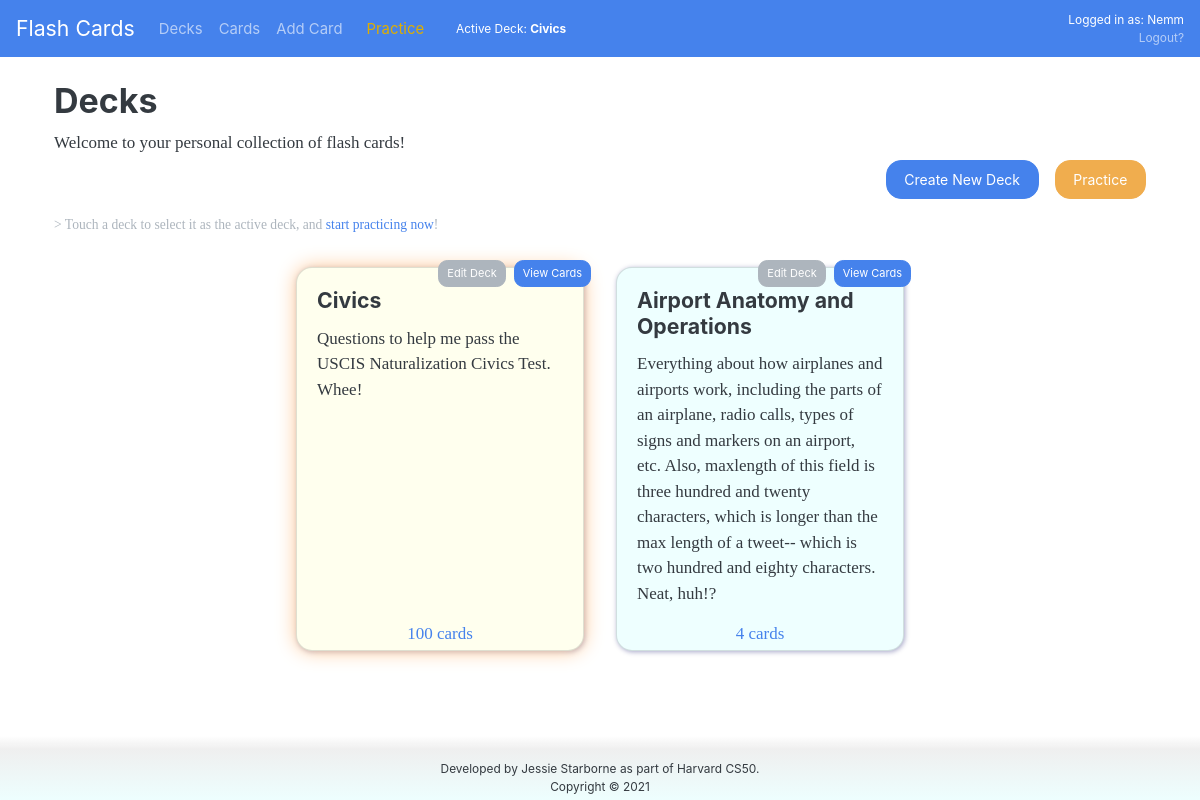
The app's page /decks (signed in) with its own data.
### tables this page shows
CREATE TABLE 'decks' ('id' integer PRIMARY KEY AUTOINCREMENT NOT NULL, 'user_id' integer, 'title' text, 'description'  text NOT NULL  );

### application.py (the view)
@app.route('/decks')
@login_required
def managedecks():
    current_deck = session.get("current_deck")
    show_practice = False
    decks = []
    result = db.execute("SELECT * FROM decks WHERE user_id=?", session.get("user_id"))
    for row in result:
        countrow = db.execute("SELECT COUNT(*) AS 'count' FROM cards WHERE deck_id = ?", row['id'])
        if countrow:
            row['count'] = countrow[0]['count']
        else:
            row['count'] = 0
        decks.append(row)
    if len(decks) and not current_deck:
        current_deck = swap_deck(db, decks[0]['id'])
    elif request.args.get('swap', type=int):
        current_deck = swap_deck(db, request.args.get('swap', type=int))
    if current_deck:
        for deck in decks:
            if deck['id'] == current_deck and deck['count'] > 0:
                show_practice = True
    return render_template('decks.html', current_deck=current_deck, decks=decks, show_practice=show_practice)

### application.py (called while the page is built)
@app.context_processor
def context_processor():
    return dict(username=session.get("username"), deckname=session.get("deckname"))

### functions.py (called while the page is built)
def login_required(f):
    @wraps(f)
    def decorated_function(*args, **kwargs):
        if session.get("user_id") is None:
            return redirect("/login")
        return f(*args, **kwargs)
    return decorated_function

### templates/decks.html (shortened to what this page needs)
{% extends "layout.html" %}
{% block main %}
    <h2>
        Decks
    </h2>
    <p class="mb-1">
        Welcome to your personal collection of flash cards!<br/>
    </p>
    <div class="text-right"><a href="/create" class="btn btn-primary">Create New Deck</a>{% if show_practice %}<a href="/practice" class="btn btn-warning ml-3">Practice</a>{% elif deckname %}<a href="/add" class="btn btn-warning ml-3">Add Cards</a>{% endif %}</div>
    {% if decks|length < 1 %}
        <p>
            You don't currently have any decks. <strong>Get started by <a href="/create">creating your first deck</a>!</strong>
        </p>
    {% else %}
        <p class="small text-secondary mt-3 info-nohover">&gt; Touch a deck to select it as the active deck, and <a href="/practice">start practicing now</a>!</p>
        <div class="d-flex justify-content-center flex-wrap">
        {% for deck in decks %}
            <div class="card deck {% if deck['id'] == current_deck%}deck-active{% endif %}" onclick="javascript: window.location.href='/decks?swap={{ deck['id'] }}'">
                <div class="position-absolute d-flex justify-content-right" style="top: -0.5rem; right: -0.5rem;">
                    <a href="/deckedit?id={{ deck['id'] }}" class="btn btn-sm btn-secondary ml-2">Edit Deck</a>
                    <a href="/cards" class="btn btn-sm btn-primary ml-2">View Cards</a>
                </div>
                <div class="card-body overflow-hidden">
                    <h5 class="card-title">{{ deck['title'] }}</h5>
                    <p class="card-text">{{ deck['description'] }}</p>
                </div>
                <div class="text-center mb-1"><p class="card-text text-primary">{{ deck['count'] }} cards</p></div>
            </div>
        {% endfor %}
        </div>
    {% endif %}
{% endblock %}

### templates/layout.html (shortened to what this page needs)
<!DOCTYPE html>
<html lang="en">
<head>
    <link href="/static/css/bootstrap.min.css" rel="stylesheet">
    <link href="/static/css/styles.css" rel="stylesheet">
</head>
<body>
    <nav class="navbar navbar-expand-lg navbar-dark bg-primary">
        <a class="navbar-brand" href="/">Flash Cards</a>
        <div class="collapse navbar-collapse" id="navbarMain">
            {% if username %}
            <ul class="navbar-nav">
                <li class="nav-item"><a class="nav-link" href="/decks">Decks</a></li>
                <li class="nav-item"><a class="nav-link" href="/cards">Cards</a></li>
                <li class="nav-item mr-2"><a class="nav-link" href="/add">Add Card</a></li>
                <li class="nav-item"><a class="nav-link nav-practice" href="/practice">Practice</a></li>
            </ul>
            <span class="nav-deck">Active Deck: <b>{{ deckname }}</b></span>
            <div class="text-login small text-right">
                Logged in as: {{ username }}<br/>
                <a class="logout-link" href="/logout">Logout?</a>
            </div>
            {% endif %}
        </div>
    </nav>
    <main class="container p-4">
        {% block main %}{% endblock %}
    </main>
    <footer class="text-center text-dark p-1 fixed-bottom bg-footer pt-4">
        <div class="small clear-both">Developed by Jessie Starborne as part of Harvard CS50.</div>
        <div class="small">Copyright &copy; 2021</div>
    </footer>
</body>
</html>

### static/css/styles.css (style rules this page uses)
html, body { height: 100%; }
.nav-deck { margin-right: auto; font-weight: 400; font-size: 80%; color: #fff; }
.nav-practice { color: #deae00 !important; }
.text-login { color: #fff; }
.logout-link { color: rgba(255,255,255,.6); }
.deck { box-shadow: 1px 1px 5px rgba(0,0,100,0.35); background-color: #eeffff; border-radius: 1rem; width: 18rem; margin: 1rem; height: 24rem; clear: none; float: left; cursor: pointer; }
.deck-active { background-color: #ffffee; box-shadow: 0 0 20px rgb(255,200,150), 1px 1px 5px rgba(0,0,100,0.35); }
.info-nohover { display: block; }
.card-text { white-space: pre-wrap; }
::placeholder { color: #bbb; }
.bg-footer { background: transparent; background-image: -webkit-linear-gradient(bottom, #eeffff 0%, rgba(235,235,235,0.80) 80%, rgba(255,255,255,0) 100%); background-image: -moz-linear-gradient(bottom, #eeffff 0%, rgba(235,235,235,0.80) 80%, rgba(255,255,255,0) 100%); background-image: -o-linear-gradient(bottom, #eeffff 0%, rgba(235,235,235,0.80) 80%, rgba(255,255,255,0) 100%); background-image: linear-gradient(to top, #eeffff 0%, rgba(235,235,235,0.80) 80%, rgba(255,255,255,0) 100%); }
@media (min-width: 992px) { .nav-deck { padding-left: 1.5rem; } }

### records on screen
decks: title "Civics", description "Questions to help me pass the USCIS Naturalization Civics Test. Whee!", count "100"
decks: title "Airport Anatomy and Operations", description "Everything about how airplanes and airports work, including the parts of an airplane, radio calls, types of signs and markers on an airport, etc. Also, maxlength of this field is three hundred and twenty characters, which is longer than the max length of a tweet-- which is two hundred and eighty characters. Neat, huh!?", count "4"

### other values on screen
{{ username }} "Nemm"
